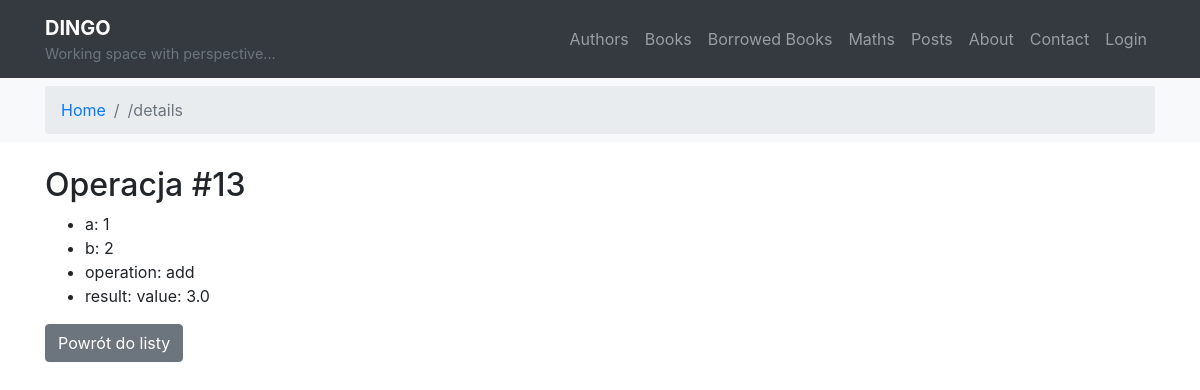
/maths/histories/13, run on the app's committed database.
### maths/models.py (models this page shows, shortened)
class Math(models.Model):
    operation = models.CharField(max_length=5, choices=OPERATION_CHOICES)
    a = models.IntegerField()
    b = models.IntegerField()
    created = models.DateTimeField(auto_now_add=True)
    result = models.ForeignKey(
        'maths.Result',
        on_delete=models.CASCADE,
        null=True,
        blank=True
    )
    class Meta:
        ordering = ["-id"]

class Result(models.Model):
    value = models.FloatField(blank=True, null=True, unique=True)
    error = models.CharField(
        max_length=255,
        null=True,
        blank=True,
        unique=True
    )

### maths/views.py (the view)
# urls.py: path('histories/<int:id>', math_details, name="details"),
def math_details(request, id):
    math = Math.objects.get(id=id)
    return render(
        request=request,
        template_name="maths/details.html",
        context={"math": math}
    )

### maths/templates/maths/details.html (shortened to what this page needs)
{% extends "main.html" %}
{% block content %}
<h2>Operacja #{{ math.id }}</h2>
<ul>
  <li>a: {{ math.a }}</li>
  <li>b: {{ math.b }}</li>
  <li>operation: {{ math.operation }}</li>
  <li>result:
    {% if math.result %}
      {% if math.result.value %}
        value: {{ math.result.value }}
      {% else %}
        error: {{ math.result.error }}
      {% endif %}
    {% else %}
      brak
    {% endif %}
  </li>
</ul>
<a href="{% url 'maths:list' %}" class="btn btn-secondary">Powrót do listy</a>
{% endblock %}

### data on the page
Math: id "13", a "1", b "2", operation "add", result.value "3.0"

### other printed values
{{ request.resolver_match.url_name }} "details"
